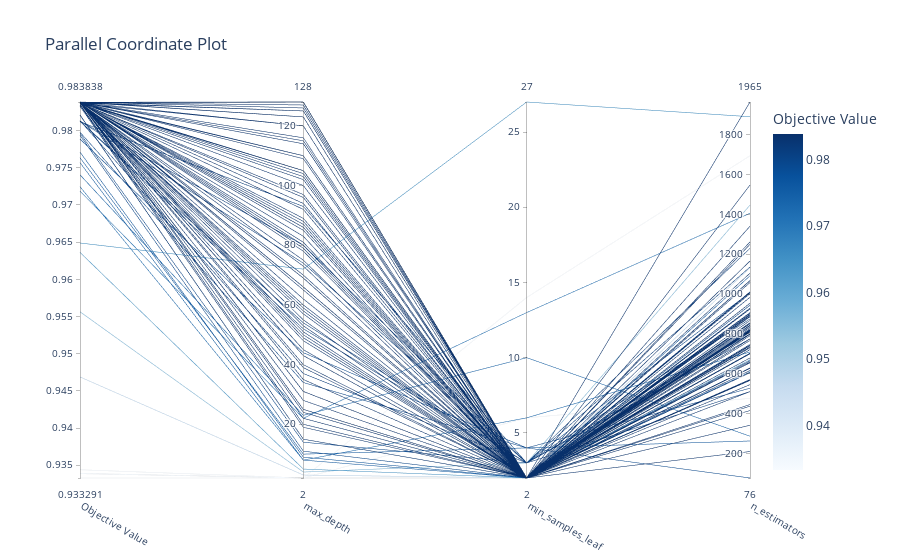

Source (notebook cell):
### Code cell
plot_parallel_coordinate(study_RF)
